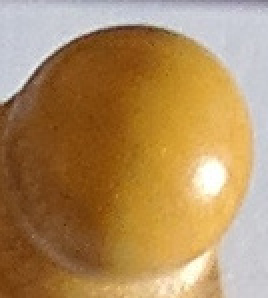
%> input picture detectionnew/10.jpg, 134 x 149 px, given in place of ima4.jpg, which was not available (shown 2 times larger)
$ octave --eval "riconosci('detectionnew/10.jpg');"   (GNU Octave 9; MATLAB toolbox functions it lacks are replaced by stand-ins)
%> lines starting %> are read from the running program, lines starting %| are printed output that depends on the picture; pictures that were not available may be replaced by others from this repository, and a replacement may not be noted

function riconosci(immagine)
%> called with immagine = 'detectionnew/10.jpg'

    I = imread('ima4.jpg');
%> I is the input picture: size 149x134x3 uint8; mean R, G, B 175, 139.5, 92.8
    starting = rgb2gray(I);
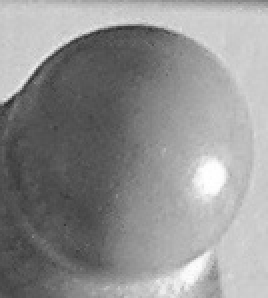
%> starting: size 149x134 uint8 (shown 2 times larger); min 41, max 255, mean 144.8

    starting = imadjust(starting);
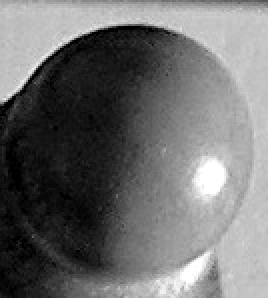
%> starting: size 149x134 uint8 (shown 2 times larger); min 0, max 255, mean 110

    figure, imshow(starting);
%> (the run ends here)

$ run again, on detectionnew/11.jpg
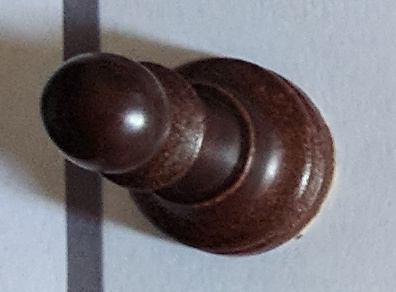
%> input picture detectionnew/11.jpg, 396 x 292 px, given in place of ima4.jpg, which was not available
%> in riconosci, I is the input picture: size 292x396x3 uint8; mean R, G, B 118.6, 114.9, 119.5
%> in riconosci, `starting = rgb2gray(I);`:
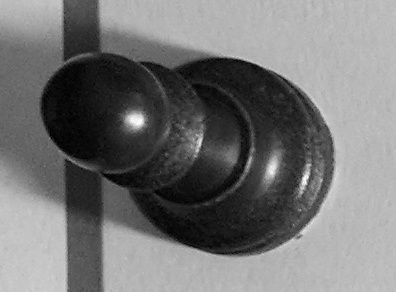
%> starting: size 292x396 uint8; min 0, max 254, mean 116.5
%> in riconosci, `starting = imadjust(starting);`:
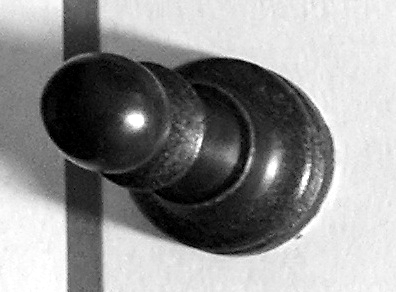
%> starting: size 292x396 uint8; min 0, max 255, mean 144.8

$ run again, on detectionnew/12.jpg
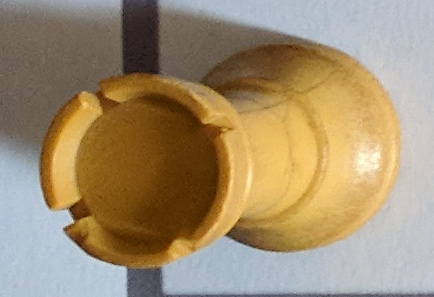
%> input picture detectionnew/12.jpg, 434 x 297 px, given in place of ima4.jpg, which was not available
%> in riconosci, I is the input picture: size 297x434x3 uint8; mean R, G, B 161.3, 142.2, 112.1
%> in riconosci, `starting = rgb2gray(I);`:
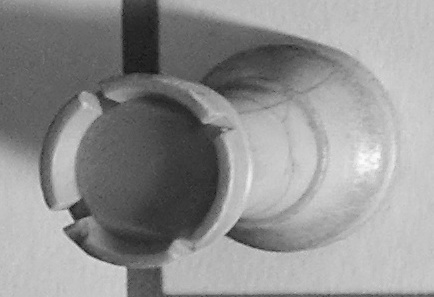
%> starting: size 297x434 uint8; min 18, max 251, mean 144.5
%> in riconosci, `starting = imadjust(starting);`:
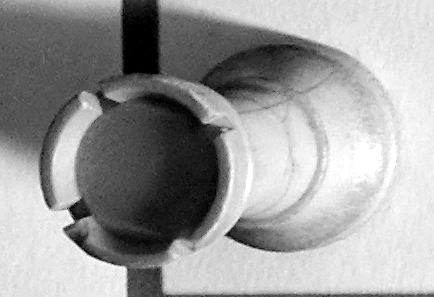
%> starting: size 297x434 uint8; min 0, max 255, mean 155.7
